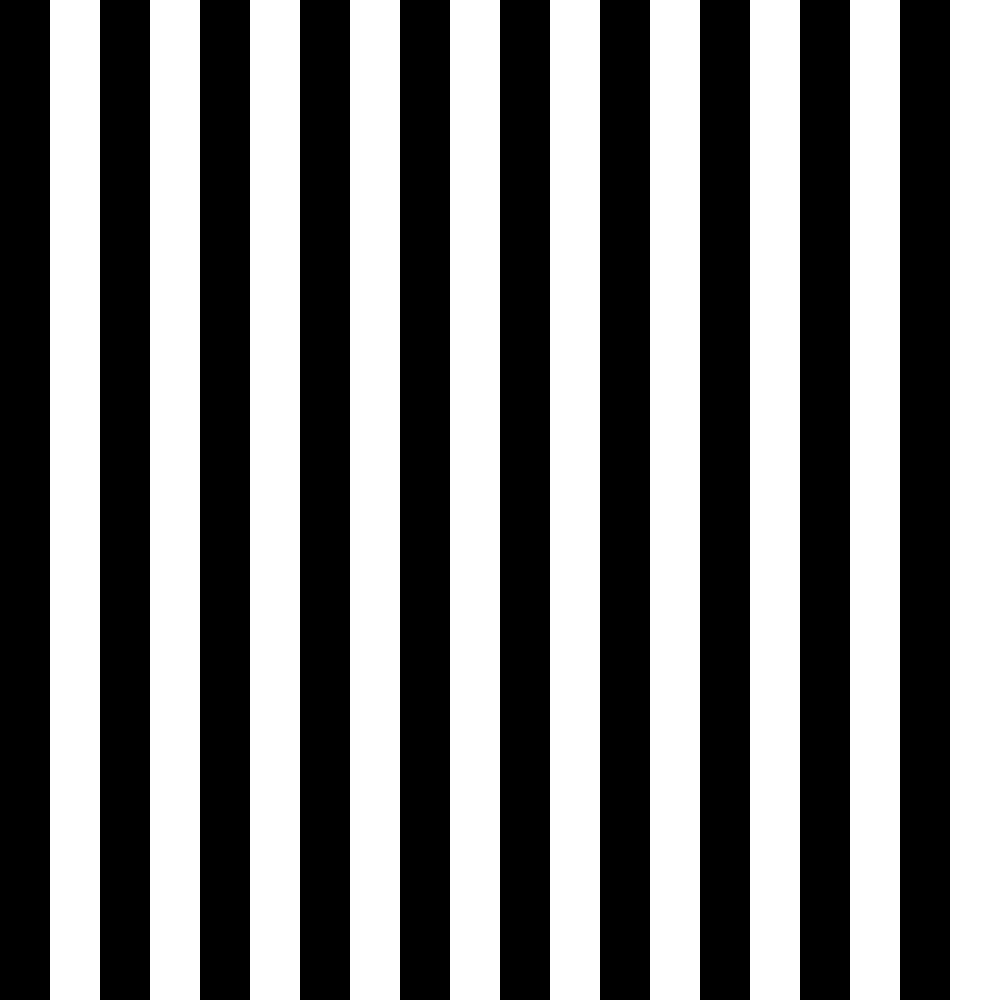
Frame 1 (no input)
Frame 60 (the mouse pressed at the canvas centre just before this capture): identical to frame 1, image omitted
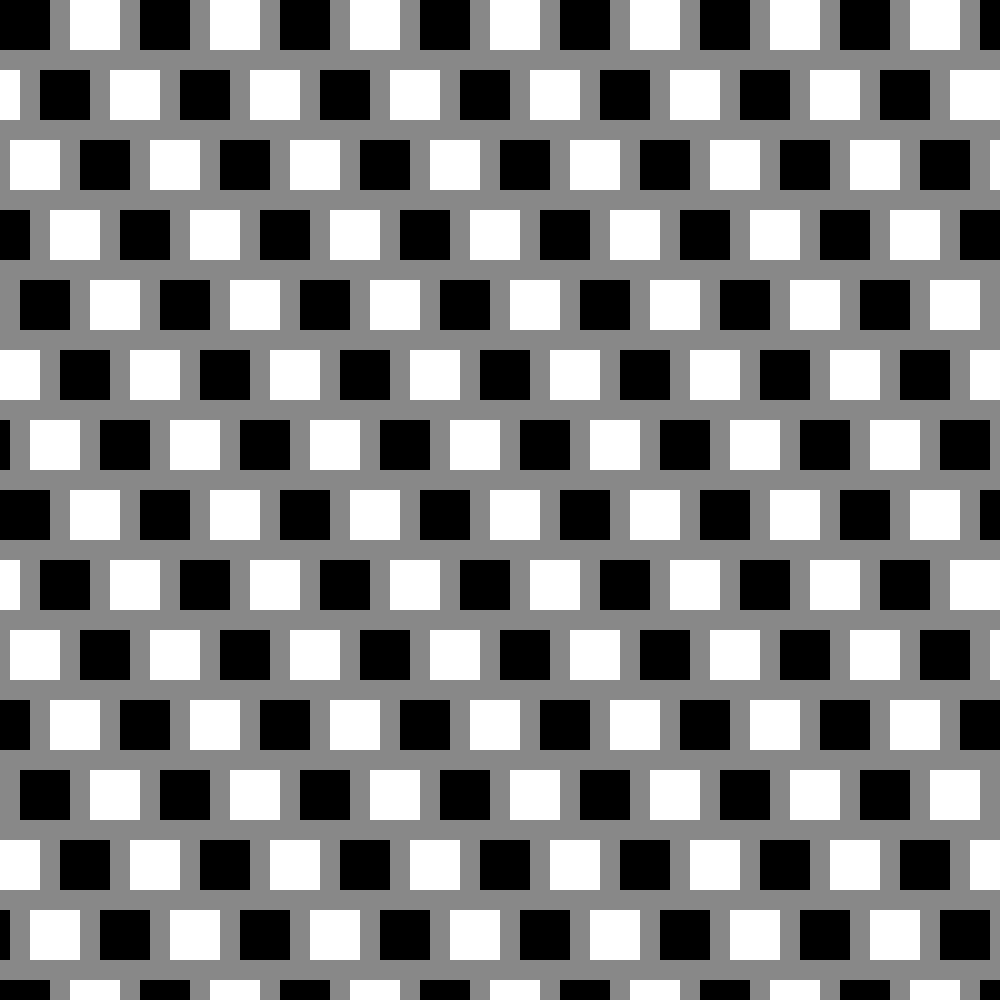
Frame 120 (the mouse held since frame 60 and released just before this capture)

The Processing sketch that drew these frames (run headless with seeded random() and noise(); from frame 60 on, the mouse is pressed at the canvas centre):

// Processing sketch: processing_130880
// ── processing_130880.pde

int sqWidth = 50;
int groutWidth = 1;
int dmode = 1;
int gmode = 2;

void setup(){
  size(1000,1000);
  background(#888888);
}

void draw(){
  groutWidth = mouseY/25;
  if(gmode==4){
    background(#FFFFFF);
  }else{
    background(#444444*gmode);
  }
  int numRows = ceil(1000/(sqWidth+groutWidth))+1;
  for(int i=0;i<numRows;i=i+1){
    drawRow(i);
  }
}

void drawRow(int row){
  int yPos = row*(sqWidth+groutWidth);
  int numSq = ceil(1000/sqWidth)+3;
  for(int i = 0;i<numSq;i=i+1){
    if(i%2==0){
      fill(#000000);
    }else{
      fill(#FFFFFF);
    }
    noStroke();
    if(dmode==3){
      int rowd = row%4;
      if(rowd==3){
        rowd=1;
      }
      rect(i*(sqWidth+groutWidth)-((rowd)*mouseX/5)%(2*(sqWidth+groutWidth)),yPos,sqWidth,sqWidth);
    }else if(dmode==2){
      rect(i*(sqWidth+groutWidth)-((row%2)*mouseX/5)%(2*(sqWidth+groutWidth)),yPos,sqWidth,sqWidth);
    }else if(dmode==1){
      rect(i*(sqWidth+groutWidth)-(row*mouseX/5)%(2*(sqWidth+groutWidth)),yPos,sqWidth,sqWidth);
    }
  }
}

void mousePressed(){
  if(mouseButton==RIGHT){
    dmode=dmode+1;
    if(dmode>3){
      dmode=1;
    }
  }else if(mouseButton==LEFT){
    gmode=gmode+1;
    if(gmode>4){
      gmode=0;
    }
  }
}
